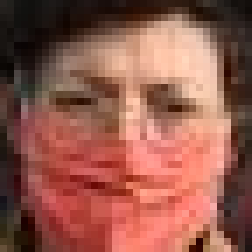
#> input picture dataset/withMask/1163.png, 36 x 36 px, found by its file name (shown 7 times larger); its folder holds only this picture in this run
$ jupyter execute --allow-errors percobaan3.ipynb   (older library calls are emulated)
#> lines starting #> are read from the running program, lines starting #| are printed output that depends on the picture
[cell 1]
# Import library yang kalian butuhkan
import os
import cv2 as cv
import matplotlib.pyplot as plt
import numpy as np
import pandas as pd
from sklearn.model_selection import train_test_split, cross_val_predict
from sklearn.metrics import accuracy_score, classification_report
from skimage.feature import graycomatrix, graycoprops
from scipy.stats import entropy
from sklearn.ensemble import RandomForestClassifier
from sklearn.svm import SVC
from sklearn.neighbors import KNeighborsClassifier
from sklearn.metrics import accuracy_score, precision_score, recall_score, f1_score, confusion_matrix, classification_report
from sklearn.metrics import (confusion_matrix, ConfusionMatrixDisplay)
import seaborn as sns
import pywt

## Data Loading

Buat struktur folder dataset sebagai berikut:
```
.
└──dataset
    ├── label1
	├── image1.jpg
	├── image2.jpg
	└── image3.jpg
    ├── label2
    └── label3
    └── dst...
```

[cell 2]
data = []
labels = []
file_name = []

for sub_folder in os.listdir("dataset\\"):
    sub_folder_files = os.listdir(os.path.join("dataset\\", sub_folder))
    for i, filename in enumerate(sub_folder_files):
        img_path = os.path.join("dataset\\", sub_folder, filename)
        img = cv.imread(img_path)
#> img is the input picture: shape (36, 36, 3); mean B, G, R 76.6, 89.5, 146.7
        img = cv.resize(img, (224, 224))
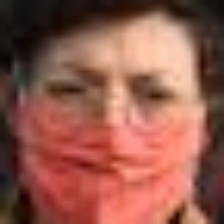
#> img: shape (224, 224, 3); mean B, G, R 76.4, 89.3, 146.6
        img = img.astype(np.uint8)
        img = cv.cvtColor(img, cv.COLOR_BGR2GRAY)
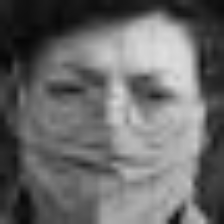
#> img: shape (224, 224); min 6, max 223, mean 105

        data.append(img)
        labels.append(sub_folder)
        name = os.path.splitext(filename)[0]
        file_name.append(filename)
#> pass 2 of the loop `for sub_folder in os.listdir("dataset\\"):`:
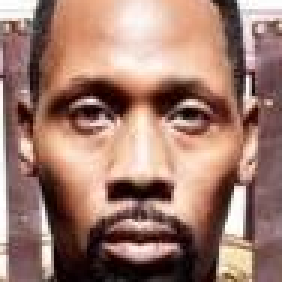
#> input picture dataset/withoutMask/1.png, 94 x 94 px, found by its file name (shown 3 times larger)
#> img is the input picture: shape (94, 94, 3); mean B, G, R 110.6, 123.1, 159.1
#> `img = cv.resize(img, (224, 224))`:
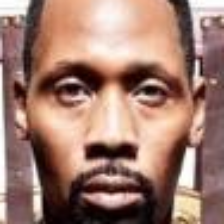
#> img: shape (224, 224, 3); mean B, G, R 110.5, 122.9, 158.9
#> `img = cv.cvtColor(img, cv.COLOR_BGR2GRAY)`:
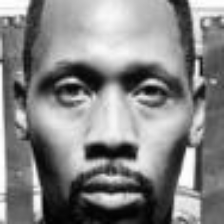
#> img: shape (224, 224); min 1, max 255, mean 132.3

data = np.array(data)
labels = np.array(labels)

## Data Augmentation

### Define Augmentation Function

[cell 3]
# melakukan augmentasi data
data_augmented = []
labels_augmented = []
paths_augmented = []
file_name_augmented = []
angles = [0, 45, 90, 135]

for i in range(len(data)):
    img = data[i]
    label = labels[i]
    name = file_name[i]

    (h, w) = img.shape[:2]
    center = (w // 2, h // 2)

    for angle in angles:
        M = cv.getRotationMatrix2D(center, angle, 1.0)
        rotated = cv.warpAffine(img, M, (w, h))

        data_augmented.append(rotated)
        labels_augmented.append(label)
        # Tambah keterangan rotasi ke nama file
        file_name_augmented.append(f"{os.path.splitext(name)[0]}_rot{angle}.jpg")
#> this loop made 2 passes
#> (label, name, h, w, center) on passes 1 to 2: ('withMask', '1163.png', 224, 224, (112, 112)), ('withoutMask', '1.png', 224, 224, (112, 112))
#> after the loop, data_augmented = 8 items; file_name_augmented = ['1163_rot0.jpg', '1163_rot45.jpg', '1163_rot90.jpg', '1163_rot135.jpg', '1_rot0.jpg', '1_rot45.jpg', '1_rot90.jpg', '1_rot135.jpg']; labels_augmented = ['withMask', 'withMask', 'withMask', 'withMask', 'withoutMask', 'withoutMask', 'withoutMask', 'withoutMask']

data_augmented = np.array(data_augmented)
labels_augmented = np.array(labels_augmented)

[cell 4]
print("Data sebelum augmentasi: ", len(data))
#| Data sebelum augmentasi:  2
print("Data setelah augmentasi: ", len(data_augmented))
#| Data setelah augmentasi:  8

## Data Preparation

### Define Preprocessing Function

[cell 5]
def prepro1(img):
    img_eq = cv.equalizeHist(img)

    kernel = np.array([[0, -1, 0],
                       [-1, 5, -1],
                       [0, -1, 0]])
    sharp_img = cv.filter2D(img_eq, -1, kernel)
    return sharp_img

def prepro2(img):
    img_eq = cv.equalizeHist(img)

    kernel = np.array([[0, -1, 0],
                       [-1, 5, -1],
                       [0, -1, 0]])
    sharp_img = cv.filter2D(img_eq, -1, kernel)

    median_img = cv.medianBlur(sharp_img, 3)
    img_blur = cv.GaussianBlur(median_img, (3,3), 0)
    return img_blur

def prepro3(img):
    img_eq = cv.equalizeHist(img)

    kernel = np.array([[0, -1, 0],
                       [-1, 5, -1],
                       [0, -1, 0]])
    sharp_img = cv.filter2D(img_eq, -1, kernel)

    median_img = cv.medianBlur(sharp_img, 3)
    img_blur = cv.GaussianBlur(median_img, (3,3), 0)

    # Wicak, disini kurang 2 preprosessing, saya bingung mau pakai apa disini, tambahnin 2 lagi aja preprosessing disini cak

    return

### Preprocessing

[cell 6]
# pada bagian ini bisa gunakan data yang sebelum augmentasi atau setelah augmentasi
dataPreprocessed = []
for i in range(len(data)): # Loop through each image and do preprocessing
	img = data[i]
    # coba pakai salah satu prepro, misal prepro1
	img_proc = prepro3(img)
	dataPreprocessed.append(img_proc)
#> this loop made 2 passes
#> kernel in prepro3 on passes 1 to 2: [[0, -1, 0], [-1, 5, -1], [0, -1, 0]], [[0, -1, 0], [-1, 5, -1], [0, -1, 0]]
#> pass 1, in prepro3, `img_eq = cv.equalizeHist(img)`:
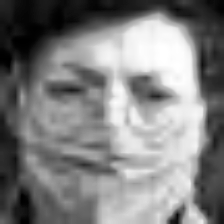
#> img_eq: shape (224, 224); min 0, max 255, mean 128.1
#> after the loop, dataPreprocessed = 2 items
